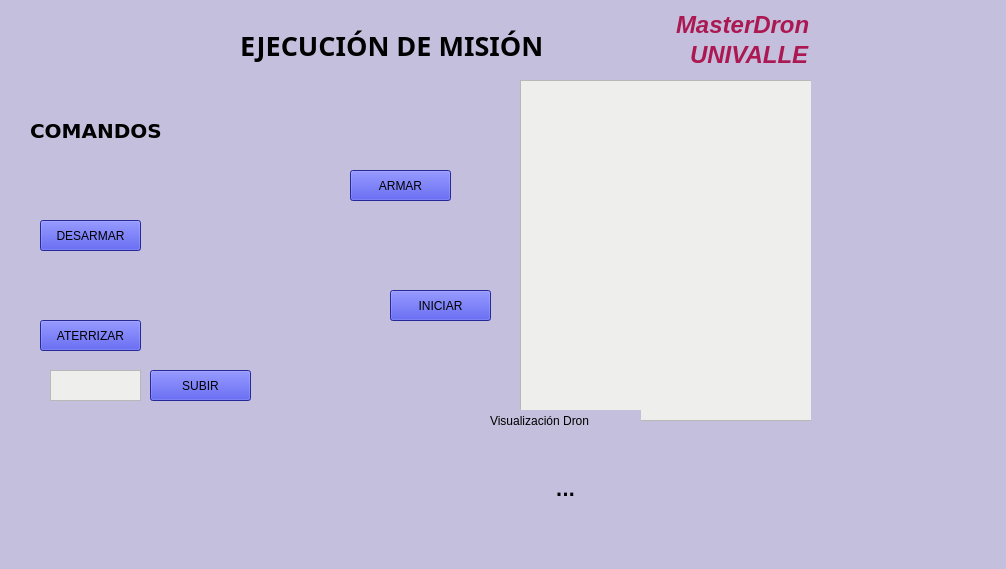
<?xml version="1.0" encoding="UTF-8"?>
<ui version="4.0">
 <class>Dron</class>
 <widget class="QWidget" name="Dron">
  <property name="geometry">
   <rect>
    <x>0</x>
    <y>0</y>
    <width>1006</width>
    <height>569</height>
   </rect>
  </property>
  <property name="windowTitle">
   <string>MainWindow</string>
  </property>
  <property name="styleSheet">
   <string notr="true">background-color: rgb(196, 191, 221);</string>
  </property>
  <widget class="QWidget" name="centralwidget" native="true">
   <property name="geometry">
    <rect>
     <x>0</x>
     <y>0</y>
     <width>811</width>
     <height>511</height>
    </rect>
   </property>
   <widget class="QLabel" name="label">
    <property name="geometry">
     <rect>
      <x>240</x>
      <y>10</y>
      <width>341</width>
      <height>71</height>
     </rect>
    </property>
    <property name="font">
     <font>
      <family>Sans</family>
      <pointsize>20</pointsize>
      <weight>75</weight>
      <italic>false</italic>
      <bold>true</bold>
     </font>
    </property>
    <property name="text">
     <string>EJECUCIÓN DE MISIÓN</string>
    </property>
   </widget>
   <widget class="QLabel" name="label_2">
    <property name="geometry">
     <rect>
      <x>30</x>
      <y>100</y>
      <width>191</width>
      <height>61</height>
     </rect>
    </property>
    <property name="font">
     <font>
      <family>DejaVu Sans</family>
      <pointsize>15</pointsize>
      <weight>75</weight>
      <italic>false</italic>
      <bold>true</bold>
     </font>
    </property>
    <property name="text">
     <string>COMANDOS</string>
    </property>
   </widget>
   <widget class="QPushButton" name="Barmar">
    <property name="geometry">
     <rect>
      <x>350</x>
      <y>170</y>
      <width>101</width>
      <height>31</height>
     </rect>
    </property>
    <property name="styleSheet">
     <string notr="true">background-color: rgb(54, 58, 213);</string>
    </property>
    <property name="text">
     <string>ARMAR</string>
    </property>
   </widget>
   <widget class="QPushButton" name="Bdesarmar">
    <property name="geometry">
     <rect>
      <x>40</x>
      <y>220</y>
      <width>101</width>
      <height>31</height>
     </rect>
    </property>
    <property name="styleSheet">
     <string notr="true">background-color: rgb(54, 58, 213);</string>
    </property>
    <property name="text">
     <string>DESARMAR</string>
    </property>
   </widget>
   <widget class="QPushButton" name="Biniciar">
    <property name="geometry">
     <rect>
      <x>390</x>
      <y>290</y>
      <width>101</width>
      <height>31</height>
     </rect>
    </property>
    <property name="styleSheet">
     <string notr="true">background-color: rgb(54, 58, 213);</string>
    </property>
    <property name="text">
     <string>INICIAR</string>
    </property>
   </widget>
   <widget class="QPushButton" name="Baterrizar">
    <property name="geometry">
     <rect>
      <x>40</x>
      <y>320</y>
      <width>101</width>
      <height>31</height>
     </rect>
    </property>
    <property name="styleSheet">
     <string notr="true">background-color: rgb(54, 58, 213);</string>
    </property>
    <property name="text">
     <string>ATERRIZAR</string>
    </property>
   </widget>
   <widget class="QPushButton" name="Bsubir">
    <property name="geometry">
     <rect>
      <x>150</x>
      <y>370</y>
      <width>101</width>
      <height>31</height>
     </rect>
    </property>
    <property name="styleSheet">
     <string notr="true">background-color: rgb(54, 58, 213);</string>
    </property>
    <property name="text">
     <string>SUBIR</string>
    </property>
   </widget>
   <widget class="QTextEdit" name="textEdit_subir">
    <property name="geometry">
     <rect>
      <x>50</x>
      <y>370</y>
      <width>91</width>
      <height>31</height>
     </rect>
    </property>
    <property name="styleSheet">
     <string notr="true">background-color: rgb(238, 238, 236);</string>
    </property>
   </widget>
   <widget class="QLabel" name="instruccion">
    <property name="geometry">
     <rect>
      <x>300</x>
      <y>470</y>
      <width>531</width>
      <height>41</height>
     </rect>
    </property>
    <property name="font">
     <font>
      <family>DejaVu Sans</family>
      <pointsize>13</pointsize>
      <weight>75</weight>
      <italic>false</italic>
      <bold>true</bold>
     </font>
    </property>
    <property name="focusPolicy">
     <enum>Qt::NoFocus</enum>
    </property>
    <property name="autoFillBackground">
     <bool>false</bool>
    </property>
    <property name="text">
     <string>&lt;html&gt;&lt;head/&gt;&lt;body&gt;&lt;p&gt;...&lt;/p&gt;&lt;/body&gt;&lt;/html&gt;</string>
    </property>
    <property name="alignment">
     <set>Qt::AlignCenter</set>
    </property>
   </widget>
   <widget class="QTextEdit" name="textEdit">
    <property name="geometry">
     <rect>
      <x>520</x>
      <y>80</y>
      <width>481</width>
      <height>341</height>
     </rect>
    </property>
    <property name="styleSheet">
     <string notr="true">background-color: rgb(238, 238, 236);</string>
    </property>
   </widget>
   <widget class="QLabel" name="label_3">
    <property name="geometry">
     <rect>
      <x>490</x>
      <y>410</y>
      <width>151</width>
      <height>21</height>
     </rect>
    </property>
    <property name="text">
     <string>Visualización Dron</string>
    </property>
   </widget>
   <widget class="QLabel" name="label_5">
    <property name="geometry">
     <rect>
      <x>690</x>
      <y>40</y>
      <width>141</width>
      <height>31</height>
     </rect>
    </property>
    <property name="text">
     <string>&lt;html&gt;&lt;head/&gt;&lt;body&gt;&lt;p&gt;&lt;span style=&quot; font-size:18pt; font-weight:600; font-style:italic; color:#ab1852;&quot;&gt;UNIVALLE&lt;/span&gt;&lt;/p&gt;&lt;/body&gt;&lt;/html&gt;</string>
    </property>
   </widget>
  </widget>
  <widget class="QMenuBar" name="menubar">
   <property name="geometry">
    <rect>
     <x>0</x>
     <y>0</y>
     <width>837</width>
     <height>22</height>
    </rect>
   </property>
  </widget>
  <widget class="QStatusBar" name="statusbar">
   <property name="geometry">
    <rect>
     <x>0</x>
     <y>0</y>
     <width>3</width>
     <height>22</height>
    </rect>
   </property>
  </widget>
  <widget class="QLabel" name="label_4">
   <property name="geometry">
    <rect>
     <x>676</x>
     <y>10</y>
     <width>141</width>
     <height>31</height>
    </rect>
   </property>
   <property name="text">
    <string>&lt;html&gt;&lt;head/&gt;&lt;body&gt;&lt;p&gt;&lt;span style=&quot; font-size:18pt; font-weight:600; font-style:italic; color:#ab1852;&quot;&gt;MasterDron&lt;/span&gt;&lt;/p&gt;&lt;/body&gt;&lt;/html&gt;</string>
   </property>
  </widget>
 </widget>
 <resources/>
 <connections/>
</ui>
